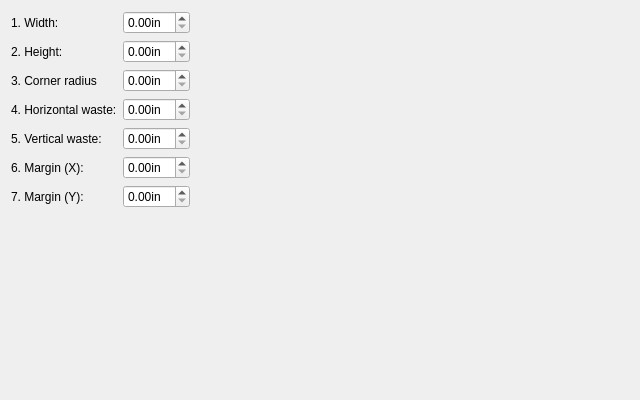
<?xml version="1.0" encoding="UTF-8"?>
<ui version="4.0">
 <class>TemplateDesignerRectPage</class>
 <widget class="QWidget" name="TemplateDesignerRectPage">
  <property name="geometry">
   <rect>
    <x>0</x>
    <y>0</y>
    <width>640</width>
    <height>400</height>
   </rect>
  </property>
  <property name="sizePolicy">
   <sizepolicy hsizetype="Minimum" vsizetype="Minimum">
    <horstretch>0</horstretch>
    <verstretch>0</verstretch>
   </sizepolicy>
  </property>
  <property name="minimumSize">
   <size>
    <width>640</width>
    <height>400</height>
   </size>
  </property>
  <property name="windowTitle">
   <string notr="true">Form</string>
  </property>
  <layout class="QGridLayout" name="gridLayout_2">
   <item row="0" column="0">
    <layout class="QHBoxLayout" name="horizontalLayout">
     <item>
      <layout class="QGridLayout" name="gridLayout">
       <item row="3" column="0">
        <widget class="QLabel" name="label_5">
         <property name="text">
          <string>4. Horizontal waste:</string>
         </property>
        </widget>
       </item>
       <item row="5" column="1">
        <widget class="QDoubleSpinBox" name="xMarginSpin">
         <property name="accelerated">
          <bool>true</bool>
         </property>
         <property name="suffix">
          <string notr="true">in</string>
         </property>
        </widget>
       </item>
       <item row="2" column="0">
        <widget class="QLabel" name="label_4">
         <property name="text">
          <string>3. Corner radius</string>
         </property>
        </widget>
       </item>
       <item row="0" column="0">
        <widget class="QLabel" name="label_2">
         <property name="text">
          <string>1. Width:</string>
         </property>
        </widget>
       </item>
       <item row="3" column="1">
        <widget class="QDoubleSpinBox" name="xWasteSpin">
         <property name="accelerated">
          <bool>true</bool>
         </property>
         <property name="suffix">
          <string notr="true">in</string>
         </property>
        </widget>
       </item>
       <item row="2" column="1">
        <widget class="QDoubleSpinBox" name="rSpin">
         <property name="accelerated">
          <bool>true</bool>
         </property>
         <property name="suffix">
          <string notr="true">in</string>
         </property>
        </widget>
       </item>
       <item row="4" column="0">
        <widget class="QLabel" name="label_6">
         <property name="text">
          <string>5. Vertical waste:</string>
         </property>
        </widget>
       </item>
       <item row="1" column="1">
        <widget class="QDoubleSpinBox" name="hSpin">
         <property name="accelerated">
          <bool>true</bool>
         </property>
         <property name="suffix">
          <string notr="true">in</string>
         </property>
        </widget>
       </item>
       <item row="4" column="1">
        <widget class="QDoubleSpinBox" name="yWasteSpin">
         <property name="accelerated">
          <bool>true</bool>
         </property>
         <property name="suffix">
          <string notr="true">in</string>
         </property>
        </widget>
       </item>
       <item row="1" column="0">
        <widget class="QLabel" name="label_3">
         <property name="text">
          <string>2. Height:</string>
         </property>
        </widget>
       </item>
       <item row="5" column="0">
        <widget class="QLabel" name="label_7">
         <property name="text">
          <string>6. Margin (X):</string>
         </property>
        </widget>
       </item>
       <item row="0" column="1">
        <widget class="QDoubleSpinBox" name="wSpin">
         <property name="accelerated">
          <bool>true</bool>
         </property>
         <property name="suffix">
          <string notr="true">in</string>
         </property>
        </widget>
       </item>
       <item row="6" column="0">
        <widget class="QLabel" name="label_8">
         <property name="text">
          <string>7. Margin (Y):</string>
         </property>
        </widget>
       </item>
       <item row="6" column="1">
        <widget class="QDoubleSpinBox" name="yMarginSpin">
         <property name="accelerated">
          <bool>true</bool>
         </property>
         <property name="suffix">
          <string>in</string>
         </property>
        </widget>
       </item>
      </layout>
     </item>
     <item>
      <widget class="QLabel" name="label">
       <property name="sizePolicy">
        <sizepolicy hsizetype="Expanding" vsizetype="Preferred">
         <horstretch>0</horstretch>
         <verstretch>0</verstretch>
        </sizepolicy>
       </property>
       <property name="text">
        <string/>
       </property>
       <property name="pixmap">
        <pixmap resource="../images.qrc">:/images/TemplateDesigner/ex-rect-size.png</pixmap>
       </property>
       <property name="alignment">
        <set>Qt::AlignCenter</set>
       </property>
      </widget>
     </item>
    </layout>
   </item>
   <item row="1" column="0">
    <spacer name="verticalSpacer">
     <property name="orientation">
      <enum>Qt::Vertical</enum>
     </property>
     <property name="sizeHint" stdset="0">
      <size>
       <width>20</width>
       <height>65</height>
      </size>
     </property>
    </spacer>
   </item>
  </layout>
 </widget>
 <resources>
  <include location="../images.qrc"/>
 </resources>
 <connections/>
</ui>
